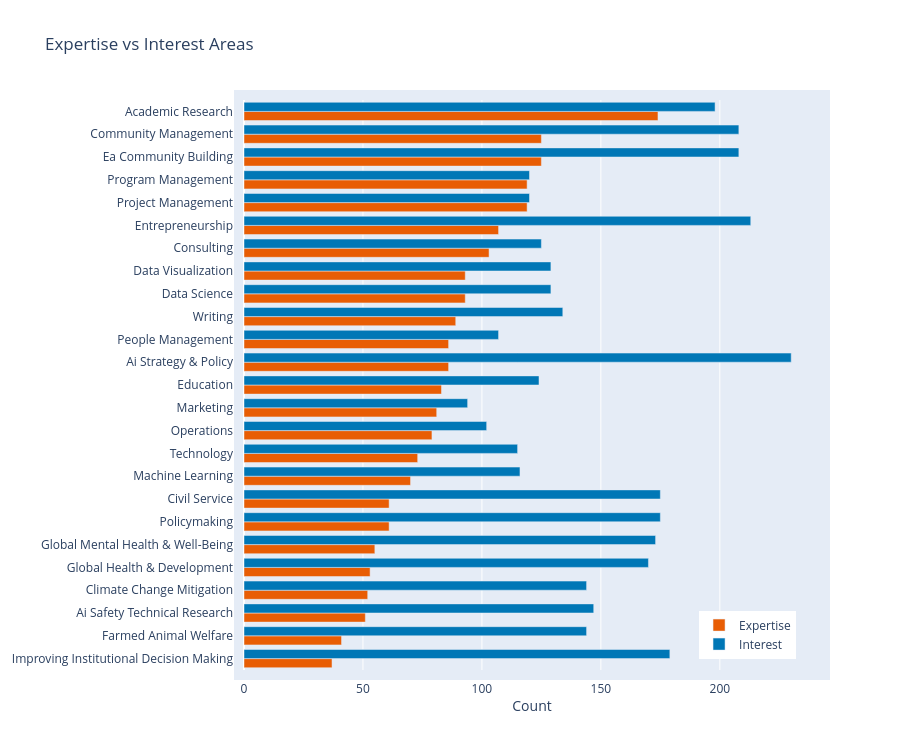

Notebook source saved alongside this figure:
### Code cell
# Visualise ratio of expertise to interest
fig = pipe.create_expertise_vs_interest_chart()
fig.show()
fig.write_html("docs/expertise_vs_interest_chart.html", include_plotlyjs="cdn")

### Figure 1 — Plotly figure (JSON) as saved in the notebook; plotly's stock layout.template omitted (floating-point values rounded to 4 significant figures)
{"data": [{"marker": {"color": "#E85D04"}, "name": "Expertise", "orientation": "h", "type": "bar", "x": [37, 41, 51, 52, 53, 55, 61, 61, 70, 73, 79, 81, 83, 86, 86, 89, 93, 93, 103, 107, 119, 119, 125, 125, 174], "y": ["Improving Institutional Decision Making", "Farmed Animal Welfare", "Ai Safety Technical Research", "Climate Change Mitigation", "Global Health & Development", "Global Mental Health & Well-Being", "Policymaking", "Civil Service", "Machine Learning", "Technology", "Operations", "Marketing", "Education", "Ai Strategy & Policy", "People Management", "Writing", "Data Science", "Data Visualization", "Consulting", "Entrepreneurship", "Project Management", "Program Management", "Ea Community Building", "Community Management", "Academic Research"]}, {"marker": {"color": "#0077B6"}, "name": "Interest", "orientation": "h", "type": "bar", "x": [179, 144, 147, 144, 170, 173, 175, 175, 116, 115, 102, 94, 124, 230, 107, 134, 129, 129, 125, 213, 120, 120, 208, 208, 198], "y": ["Improving Institutional Decision Making", "Farmed Animal Welfare", "Ai Safety Technical Research", "Climate Change Mitigation", "Global Health & Development", "Global Mental Health & Well-Being", "Policymaking", "Civil Service", "Machine Learning", "Technology", "Operations", "Marketing", "Education", "Ai Strategy & Policy", "People Management", "Writing", "Data Science", "Data Visualization", "Consulting", "Entrepreneurship", "Project Management", "Program Management", "Ea Community Building", "Community Management", "Academic Research"]}], "layout": {"barmode": "group", "height": 750, "legend": {"x": 0.79, "y": 0.02}, "margin": {"l": 200, "pad": 10}, "title": {"text": "Expertise vs Interest Areas"}, "xaxis": {"anchor": "y", "domain": [0, 1], "title": {"text": "Count"}}, "yaxis": {"anchor": "x", "domain": [0, 1]}}}
